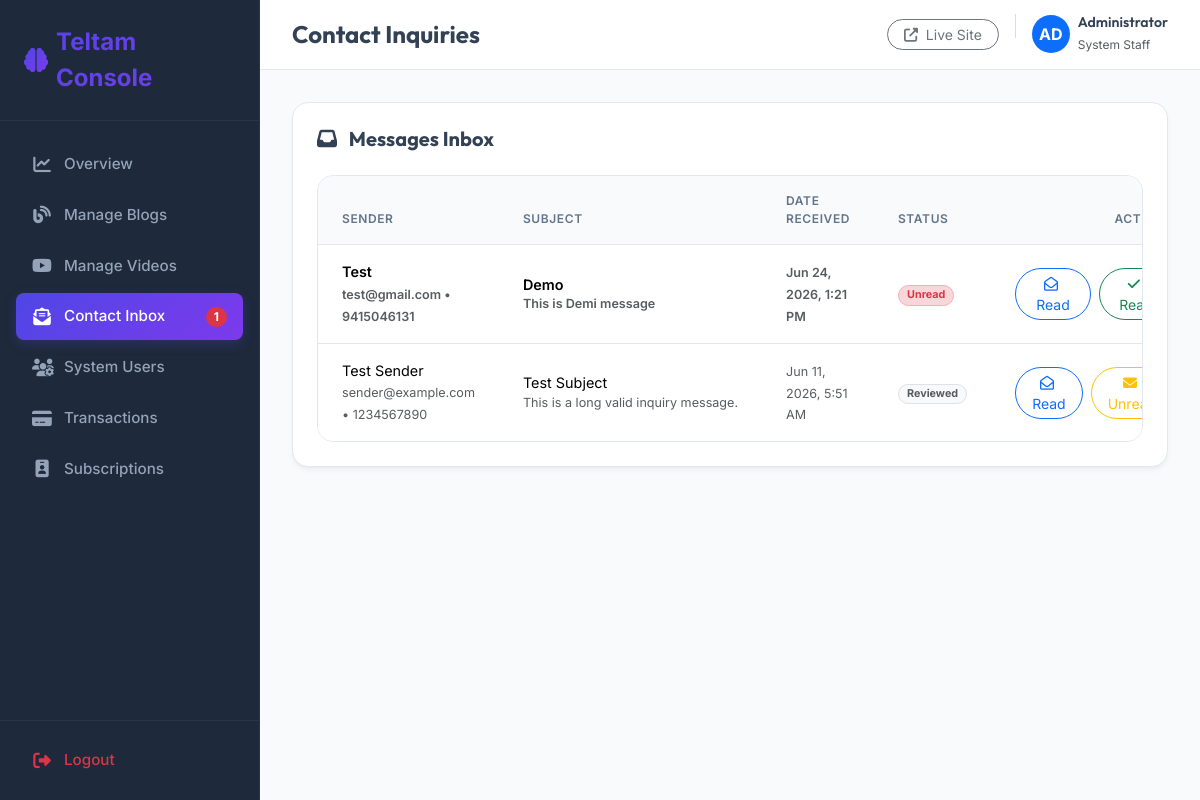
The app's page /dashboard/contacts/ (signed in) with its own data.
### app/models.py (models this page shows, shortened)
class Contact(models.Model):
    name = models.CharField(max_length=150)
    email = models.EmailField()
    phone = models.CharField(max_length=50, blank=True, null=True)
    subject = models.CharField(max_length=255)
    message = models.TextField()
    is_read = models.BooleanField(default=False)
    created_date = models.DateTimeField(auto_now_add=True)
    class Meta:
        ordering = ['-created_date']

### app/views.py (the view)
# urls.py: path('dashboard/contacts/', views.dashboard_contact_list, name='dashboard_contact_list'),
@staff_member_required(login_url='dashboard_login')
def dashboard_contact_list(request):
    contacts_list = Contact.objects.all()
    paginator = Paginator(contacts_list, 10)
    page_number = request.GET.get('page')
    page_obj = paginator.get_page(page_number)
    context = {
        'page_obj': page_obj,
    }
    return render(request, 'dashboard/contact_list.html', context)

### app/context_processors.py (called while the page is built)
def dashboard_context(request):
    if request.user.is_authenticated and request.user.is_staff:
        return {
            'global_unread_messages_count': Contact.objects.filter(is_read=False).count()
        }
    return {}

### templates/dashboard/contact_list.html (shortened to what this page needs)
{% extends 'dashboard/base.html' %}
{% block header_title %}Contact Inquiries{% endblock %}
{% block nav_contacts %}active{% endblock %}
{% block content %}
<div class="dashboard-card p-4">
    <div class="d-flex justify-content-between align-items-center mb-4">
        <h5 class="fw-bold mb-0 text-slate-800"><i class="fas fa-inbox text-amber me-2"></i> Messages Inbox</h5>
    </div>
    <div class="table-responsive">
        <table class="table align-middle">
            <thead>
                <tr>
                    <th>Sender</th>
                    <th>Subject</th>
                    <th>Date Received</th>
                    <th>Status</th>
                    <th class="text-end">Actions</th>
                </tr>
            </thead>
            <tbody>
                {% for msg in page_obj %}
                <tr class="{% if not msg.is_read %}fw-semibold bg-light-subtle{% endif %}">
                    <td>
                        <span class="text-slate-800 d-block">{{ msg.name }}</span>
                        <small class="text-muted">{{ msg.email }}{% if msg.phone %} • {{ msg.phone }}{% endif %}</small>
                    </td>
                    <td>
                        <span class="text-slate-800 d-block text-truncate" style="max-width: 300px;">{{ msg.subject }}</span>
                        <small class="text-muted text-truncate d-block" style="max-width: 300px;">{{ msg.message }}</small>
                    </td>
                    <td><small class="text-muted">{{ msg.created_date|date:"M d, Y, g:i A" }}</small></td>
                    <td>
                        {% if msg.is_read %}
                            <span class="badge bg-light text-muted border rounded-pill px-2">Reviewed</span>
                        {% else %}
                            <span class="badge bg-danger-subtle text-danger border border-danger-subtle rounded-pill px-2">Unread</span>
                        {% endif %}
                    </td>
                    <td class="text-end">
                        <div class="d-flex justify-content-end gap-2">
                            <a href="{% url 'dashboard_contact_view' msg.pk %}" class="btn btn-sm btn-outline-primary rounded-pill px-3" title="Read Message">
                                <i class="far fa-envelope-open me-1"></i> Read
                            </a>
                            {% if msg.is_read %}
                                <a href="{% url 'dashboard_contact_mark_unread' msg.pk %}" class="btn btn-sm btn-outline-warning rounded-pill px-3" title="Mark as Unread">
                                    <i class="fas fa-envelope me-1"></i> Unread
                                </a>
                            {% else %}
                                <a href="{% url 'dashboard_contact_mark_read' msg.pk %}" class="btn btn-sm btn-outline-success rounded-pill px-3" title="Mark as Read">
                                    <i class="fas fa-check me-1"></i> Read
                                </a>
                            {% endif %}
                        </div>
                    </td>
                </tr>
                {% endfor %}
            </tbody>
        </table>
    </div>
</div>
{% endblock %}

### templates/dashboard/base.html (shortened to what this page needs)
{% load static %}
<!DOCTYPE html>
<html lang="en">
<head>
    <link href="https://cdn.jsdelivr.net/npm/bootstrap@5.3.2/dist/css/bootstrap.min.css" rel="stylesheet">
    <link href="https://cdnjs.cloudflare.com/ajax/libs/font-awesome/6.4.2/css/all.min.css" rel="stylesheet">
</head>
<body>
    <div class="sidebar" id="sidebar">
        <div>
            <div class="sidebar-brand d-flex align-items-center gap-2">
                <i class="fas fa-brain fs-4 text-primary" style="background: var(--brand-gradient); -webkit-background-clip: text; -webkit-text-fill-color: transparent;"></i>
                <span class="fw-bold fs-4 text-white">Teltam Console</span>
            </div>
            <ul class="sidebar-menu">
                <li class="sidebar-item {% block nav_home %}{% endblock %}">
                    <a href="{% url 'dashboard_home' %}" class="sidebar-link">
                        <i class="fas fa-chart-line"></i>
                        <span>Overview</span>
                    </a>
                </li>
                <li class="sidebar-item {% block nav_blogs %}{% endblock %}">
                    <a href="{% url 'dashboard_blog_list' %}" class="sidebar-link">
                        <i class="fas fa-blog"></i>
                        <span>Manage Blogs</span>
                    </a>
                </li>
                <li class="sidebar-item {% block nav_videos %}{% endblock %}">
                    <a href="{% url 'dashboard_video_list' %}" class="sidebar-link">
                        <i class="fab fa-youtube"></i>
                        <span>Manage Videos</span>
                    </a>
                </li>
                <li class="sidebar-item {% block nav_contacts %}{% endblock %}">
                    <a href="{% url 'dashboard_contact_list' %}" class="sidebar-link d-flex align-items-center justify-content-between">
                        <div class="d-flex align-items-center">
                            <i class="fas fa-envelope-open-text"></i>
                            <span>Contact Inbox</span>
                        </div>
                        {% if global_unread_messages_count > 0 %}
                            <span class="badge bg-danger rounded-pill px-2 py-1" style="font-size: 0.75rem;">{{ global_unread_messages_count }}</span>
                        {% endif %}
                    </a>
                </li>
                <li class="sidebar-item {% block nav_users %}{% endblock %}">
                    <a href="{% url 'dashboard_user_list' %}" class="sidebar-link">
                        <i class="fas fa-users-cog"></i>
                        <span>System Users</span>
                    </a>
                </li>
                <li class="sidebar-item {% block nav_payments %}{% endblock %}">
                    <a href="{% url 'dashboard_payment_list' %}" class="sidebar-link">
                        <i class="fas fa-credit-card"></i>
                        <span>Transactions</span>
                    </a>
                </li>
                <li class="sidebar-item {% block nav_subscriptions %}{% endblock %}">
                    <a href="{% url 'dashboard_subscription_list' %}" class="sidebar-link">
                        <i class="fas fa-id-badge"></i>
                        <span>Subscriptions</span>
                    </a>
                </li>
            </ul>
        </div>
        <div class="sidebar-footer">
            <a href="{% url 'dashboard_logout' %}" class="sidebar-link text-danger">
                <i class="fas fa-sign-out-alt"></i>
                <span>Logout</span>
            </a>
        </div>
    </div>
    <div class="content-wrapper">
        <header class="topbar">
            <div class="d-flex align-items-center gap-3">
                <h4 class="mb-0 fw-bold text-slate-800">{% block header_title %}Overview{% endblock %}</h4>
            </div>
            <div class="d-flex align-items-center gap-3">
                <a href="{% url 'home' %}" target="_blank" class="btn btn-sm btn-outline-secondary rounded-pill px-3">
                    <i class="fas fa-external-link-alt me-1"></i> Live Site
                </a>
                <div class="d-flex align-items-center gap-2">
                    <div class="rounded-circle bg-primary text-white d-flex align-items-center justify-content-center fw-bold" style="width: 38px; height: 38px;">
                        {{ request.user.first_name|slice:":2"|upper|default:"AD" }}
                    </div>
                    <div class="d-none d-md-block">
                        <h6 class="mb-0 fw-semibold" style="font-size: 0.88rem;">{{ request.user.first_name|default:request.user.username }}</h6>
                        <span class="text-muted" style="font-size: 0.75rem;">System Staff</span>
                    </div>
                </div>
            </div>
        </header>
        <main class="main-content">
            {% include 'sweetalert_messages.html' %}
            <div class="animate-fade-in">
                {% block content %}{% endblock %}
            </div>
        </main>
    </div>
</body>
</html>

### templates/dashboard/base.html (style rules this page uses)
:root { --sidebar-width: 260px; --brand-gradient: linear-gradient(135deg, #4f46e5 0%, #7c3aed 100%); --brand-primary: #4f46e5; --brand-secondary: #7c3aed; --dark-bg: #0f172a; --dark-sidebar-bg: #1e293b; --light-bg: #f8fafc; --border-color: #e2e8f0; --text-main: #334155; --text-muted: #64748b; }
body { font-family: 'Inter', sans-serif; background-color: var(--light-bg); color: var(--text-main); overflow-x: hidden; }
h1, h2, h3, h4, h5, h6, .display-font { font-family: 'Outfit', sans-serif; }
.sidebar { width: var(--sidebar-width); height: 100vh; position: fixed; top: 0; left: 0; background-color: var(--dark-sidebar-bg); z-index: 100; transition: all 0.3s cubic-bezier(0.4, 0, 0.2, 1); border-right: 1px solid rgba(255, 255, 255, 0.05); display: flex; flex-direction: column; justify-content: space-between; }
.sidebar-brand { padding: 1.5rem; border-bottom: 1px solid rgba(255, 255, 255, 0.05); background: var(--brand-gradient); -webkit-background-clip: text; -webkit-text-fill-color: transparent; }
.sidebar-menu { list-style: none; padding: 1rem 0; margin: 0; flex-grow: 1; overflow-y: auto; }
.sidebar-item { margin: 0.25rem 1rem; }
.sidebar-link { display: flex; align-items: center; padding: 0.75rem 1rem; color: #94a3b8; text-decoration: none; border-radius: 8px; font-weight: 500; font-size: 0.95rem; transition: all 0.2s ease; }
.sidebar-link i { margin-right: 0.75rem; font-size: 1.1rem; width: 20px; text-align: center; transition: transform 0.2s ease; }
.sidebar-item.active .sidebar-link { color: #ffffff; background: var(--brand-gradient); box-shadow: 0 4px 12px rgba(79, 70, 229, 0.25); }
.sidebar-footer { padding: 1rem; border-top: 1px solid rgba(255, 255, 255, 0.05); }
.content-wrapper { margin-left: var(--sidebar-width); min-height: 100vh; transition: all 0.3s cubic-bezier(0.4, 0, 0.2, 1); display: flex; flex-direction: column; }
.topbar { height: 70px; background-color: #ffffff; border-bottom: 1px solid var(--border-color); display: flex; align-items: center; justify-content: space-between; padding: 0 2rem; position: sticky; top: 0; z-index: 90; }
.main-content { padding: 2rem; flex-grow: 1; }
.dashboard-card { background: #ffffff; border: 1px solid var(--border-color); border-radius: 16px; box-shadow: 0 4px 6px -1px rgba(0, 0, 0, 0.05), 0 2px 4px -2px rgba(0, 0, 0, 0.05); transition: all 0.3s cubic-bezier(0.4, 0, 0.2, 1); overflow: hidden; }
.table-responsive { background: #ffffff; border: 1px solid var(--border-color); border-radius: 16px; overflow: hidden; }
.table { margin-bottom: 0; }
.table th { background-color: #f8fafc; color: var(--text-muted); font-weight: 600; text-transform: uppercase; font-size: 0.75rem; letter-spacing: 0.05em; padding: 1rem 1.5rem; border-bottom: 1px solid var(--border-color); }
.table td { padding: 1rem 1.5rem; vertical-align: middle; font-size: 0.9rem; border-bottom: 1px solid var(--border-color); }
.table tr:last-child td { border-bottom: none; }
.animate-fade-in { animation: fadeIn 0.4s ease-out forwards; }

### templates/sweetalert_messages.html (style rules this page uses)
:root { --toast-success-gradient: linear-gradient(135deg, #34d399 0%, #10b981 100%); --toast-error-gradient: linear-gradient(135deg, #f87171 0%, #ef4444 100%); --toast-warning-gradient: linear-gradient(135deg, #fbbf24 0%, #f59e0b 100%); --toast-info-gradient: linear-gradient(135deg, #60a5fa 0%, #3b82f6 100%); --toast-accent-color: #4f46e5; }

### records on screen
Contact: name "Test", email "test@gmail.com", phone "9415046131", subject "Demo", message "This is Demi message", created_date "Jun 24, 2026, 1:21 PM", is_read "Unread"
Contact: name "Test Sender", email "sender@example.com", phone "1234567890", subject "Test Subject", message "This is a long valid inquiry message.", created_date "Jun 11, 2026, 5:51 AM", is_read "Reviewed"

### other values on screen
{{ global_unread_messages_count }} "1"
{{ request.user.first_name|slice:":2"|upper|default:"AD" }} "AD"
{{ request.user.first_name|default:request.user.username }} "Administrator"
